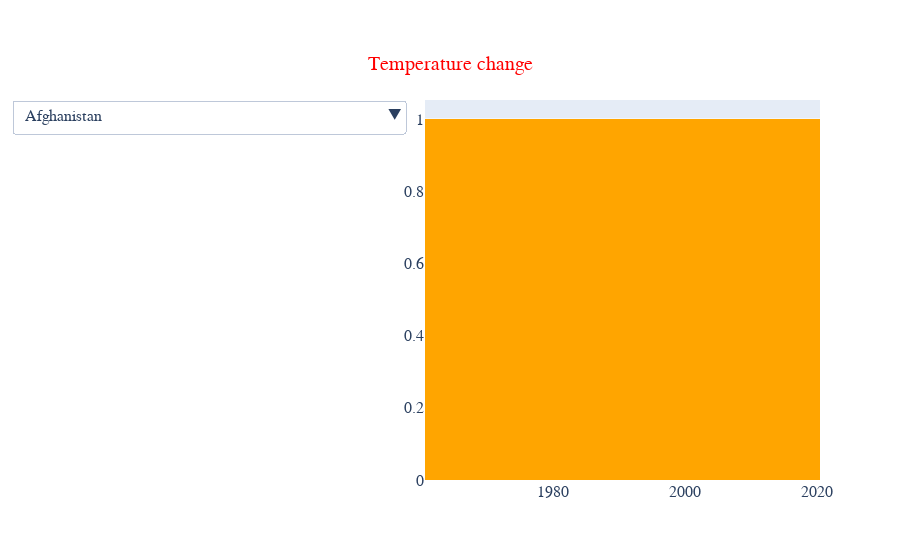

Notebook cell for this chart:
### Code cell
fig = go.Figure()
fig.add_trace(
    go.Histogram(x = MeanData.Year,
                xbins=go.histogram.XBins(size=1),  # Change the bin size
                marker=go.histogram.Marker(color="orange"), # Change the color
            )
)
# fig.show()

buttons = []
# button with one option for each 'special'
for s in MeanData.Area.unique():
    buttons.append(dict(method='restyle',
                        label=s,
                        visible=True,
                        args=[{'y':[MeanData[MeanData['Area']==s]['Value'].values],
                               'x':[MeanData[MeanData['Area']==s]['Year'].values],
                               'type':'histogram'}, ],
                        )
                  )

# add first option for all 'special'
buttons.insert(0, dict(method='restyle',
                 label='all',
                 visible=True,
                 args=[{'y':[MeanData['Value'].values],
                        'x':[MeanData['Year'].values],
                        'type':'histogram'}, ],))

# some adjustments to the updatemenus
updatemenu = []
your_menu = dict()
updatemenu.append(your_menu)

updatemenu[0]['buttons'] = buttons
updatemenu[0]['direction'] = 'down'
updatemenu[0]['showactive'] = True

# add dropdown menus to the figure
#fig.update_layout(showlegend=False, updatemenus=updatemenu)
fig.update_layout(showlegend=False, updatemenus=updatemenu,
    # Set the global font
    font = {
        "family":"Times new Roman",
        "size":16
    },
    # Update title font
    title = {
        "text": "Temperature change",
        "y": 0.9, # Sets the y position with respect to `yref`
        "x": 0.5, # Sets the x position of title with respect to `xref`
        "xanchor":"center", # Sets the title's horizontal alignment with respect to its x position
        "yanchor": "top", # Sets the title's vertical alignment with respect to its y position. "      
        "font": { # Only configures font for title
            "family":"Arial",
            "size":20,
            "color": "red"
        }
    }
)

fig.show()
